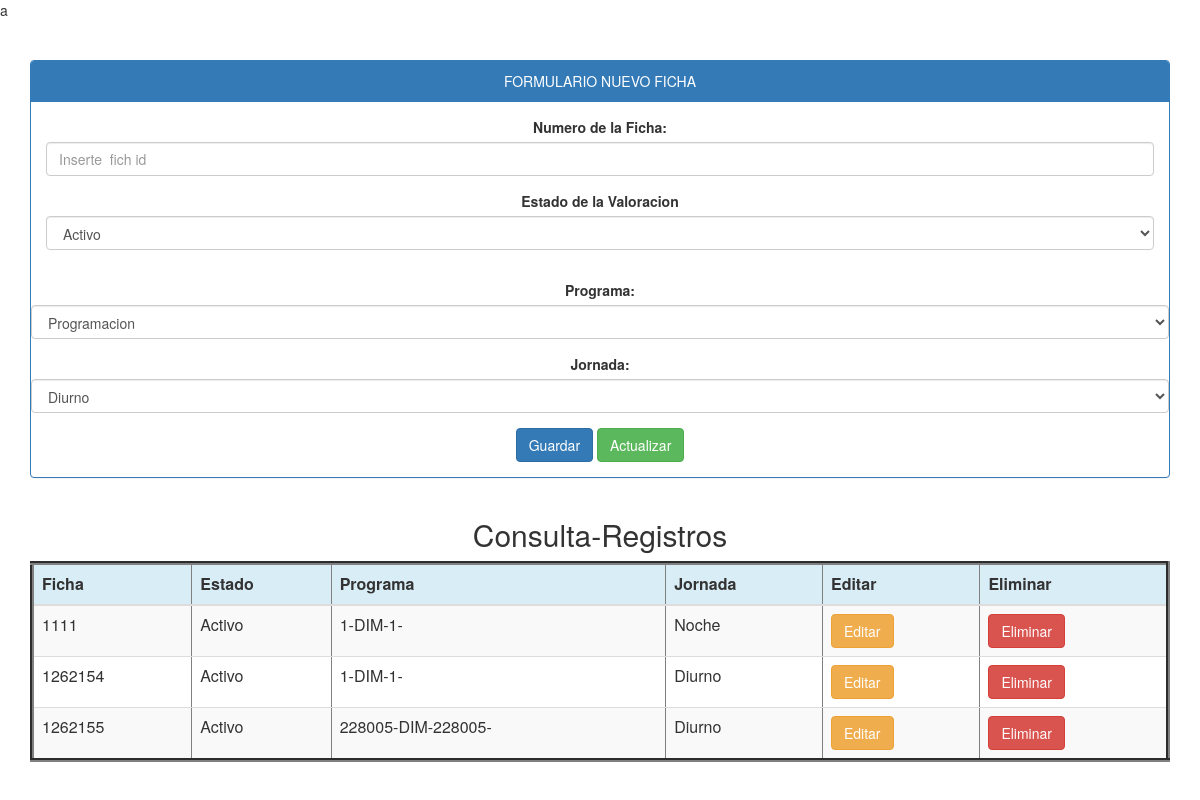
/Ficha/documento.php, run on the app's committed database.
### tables this page shows
CREATE TABLE `ficha` (
  `fichaNumber` varchar(20) NOT NULL,
  `statusf` tinyint(1) NOT NULL,
  `programCode_version` varchar(15) NOT NULL,
  `workingDayName` varchar(40) NOT NULL
);

### Ficha/Controller.php (called while the page is built, shortened)
<?php
class ficha{
public function _get ($k){return $this->$k;}
public function _set ($k,$V){return $this-> $k = $V;}
}
?>

### conexion.php (called while the page is built)
<?php
class database {
	public static function conectar (){
	try{
	$pdo=new PDO('mysql:host=localhost;dbname=db_SOSP; charset=utf8','root','');
 	$pdo->setAttribute (PDO::ATTR_ERRMODE,PDO::ERRMODE_EXCEPTION);
 	return $pdo;
	}catch (Exception $e){
	die($e->getMessage());
		}
	}
}
?>

### Ficha/Model.php (called while the page is built, shortened)
<?php
class fichaClas{
	private $pdo;
	public function __CONSTRUCT(){
	try{
	$this ->pdo=database::conectar();
	}catch(Exception $ex){
	die($e->getMessage());
	}
	}
public function Listar(){
	try{
		$result = array();
		$stm = $this->pdo->Prepare('SELECT * FROM ficha ');
		$stm->execute();
		foreach($stm->fetchAll(PDO::FETCH_OBJ) as $r) {
			$usu = new ficha();
			$usu->_SET('fichaNumber', $r->fichaNumber);
			$usu->_SET('statusf', $r->statusf);
			$usu->_SET('programCode_version', $r->programCode_version);
			$usu->_SET('workingDayName', $r->workingDayName);
			$result[] = $usu;
		}
		return $result;
	}
	catch(Exception $e){
		die ($e->getMessage());
	}
}
}
?>

### Ficha/documento.php (the view, shortened to what this page needs)
a<?php
require_once 'Controller.php';
require_once 'model.php';
require_once '../conexion.php';
$usu = new ficha();
$model = new fichaClas();
$db = database::conectar();
$camposDesabilitados = '';
?>
<!DOCTYPE html>
<html lang="es">
<head>
	<link rel="stylesheet"  href="../bootstrap/css/bootstrap.css">
	<link rel="stylesheet" type="text/css" href="css/bootstrap.min.css">
</head>
<body>
<center>
<div class="container">
	<div class="panel panel-primary">
	<div class="panel-heading">FORMULARIO NUEVO FICHA</div>
	<div class="panel-body">
<form action ="" method="post">
	<div class="form-group">
		<label>Numero de la Ficha:</label>
		<input type="number" name="fichaNumber" value="<?php echo $usu->_GET('fichaNumber')?>" class="form-control" placeholder="Inserte  fich id" required>
	</div>
	<div class="form-group">
    	<label for="select" value="<?php echo $usu->_GET('statusf')?>" >Estado de la Valoracion</label>
	<select name="statusf" class="form-control" id="select">
	<option value="1">Activo</option>
	</select></div>
      </div>
	<div class="form-group">
	<label>Programa:</label>
	<select class="form-control" name="programCode_version">
	<?php
	foreach($db-> query('SELECT * FROM program')as $row){
	echo '<option value="'.$row['programCode_version'].'">'.$row['programName'].'</option>';
	}
	?>
	</select>
	</div>
<div class="form-group">
	<label>Jornada:</label>
	<select class="form-control" name="workingDayName">
	<?php
	foreach($db-> query('SELECT * FROM workingDay')as $row){
	echo '<option value="'.$row['workingDayName'].'">'.$row['workingDayName'].'</option>';
	}
	?>
	</select>
	</div>
	<div class="form-group">
		<?php if($camposDesabilitados != 'disabled'){ ?>
		<input type="submit" class="btn btn-primary" value="Guardar" onclick="this.form.action='?action=registrar';"/>
		<?php } ?>
		<input type="submit" class="btn btn-success" value="Actualizar" onclick="this.form.action='?action=Actualizar';"/>
	</div>
	</div>
	</div>
	<div class="container">
		<h2>Consulta-Registros</h2>
		<div class="table-responsive">
			<table border="4" class="table table-striped">
			<thead>
				<tr class="info">
					<th>Ficha</th>
					<th>Estado</th>
					<th>Programa</th>
					<th>Jornada</th>
					<th>Editar</th>
					<th>Eliminar</th>
					</tr>
			</thead>
		<?php
		foreach ($model->Listar() as $r){
			?>
			<tr>
			<td><?php echo $r->_GET('fichaNumber');?></td>
			<td><?php if( $r->_GET('statusf')=="0"){ echo "Inactivo";
			}else if($r->_GET('statusf')=="1"){echo "Activo";}
			?></td>
		<td><?php
	foreach($db-> query('SELECT ficha.programCode_version,program.programName,program.programCode_version FROM ficha,program
		where ficha.programCode_version=program.programCode_version
	 ')as $row){
$row['programName'];
	$row['programCode_version'];
	}
	if($row['programCode_version']=$r->_GET('programCode_version')){
echo $r->_GET('programCode_version').'-'.$row['programName'].'-'.$row['programCode_version'].'-'.$r->_GET('programName');
		}
			 ?></td>
			<td><?php echo $r->_GET('workingDayName');?></td>
			<td>
				<a href="?action=editar&fichaNumber=<?php echo $r->_GET('fichaNumber'); ?>" class="btn btn-warning">Editar</a>
			</td>
			<td>
				<a href="?action=eliminar&fichaNumber=<?php echo $r->_GET('fichaNumber'); ?>" class="btn btn-danger" onclick ="return confirm('¿Esta seguro de eliminar este Usuario?')">Eliminar</a>
			</td>
			</tr>
		<?php } ?>
			</table>
			</div>
			</div>
</center>
</body>
</html>

### data on the page
ficha: _GET "1111", _GET "1", programName "DIM", programCode_version "1", _GET "Noche"
ficha: _GET "1262154", _GET "1", programName "DIM", programCode_version "1", _GET "Diurno"
ficha: _GET "1262155", _GET "228005", programName "DIM", programCode_version "228005", _GET "Diurno"

### other printed values
form field programCode_version "Programacion"
form field workingDayName "Diurno"
